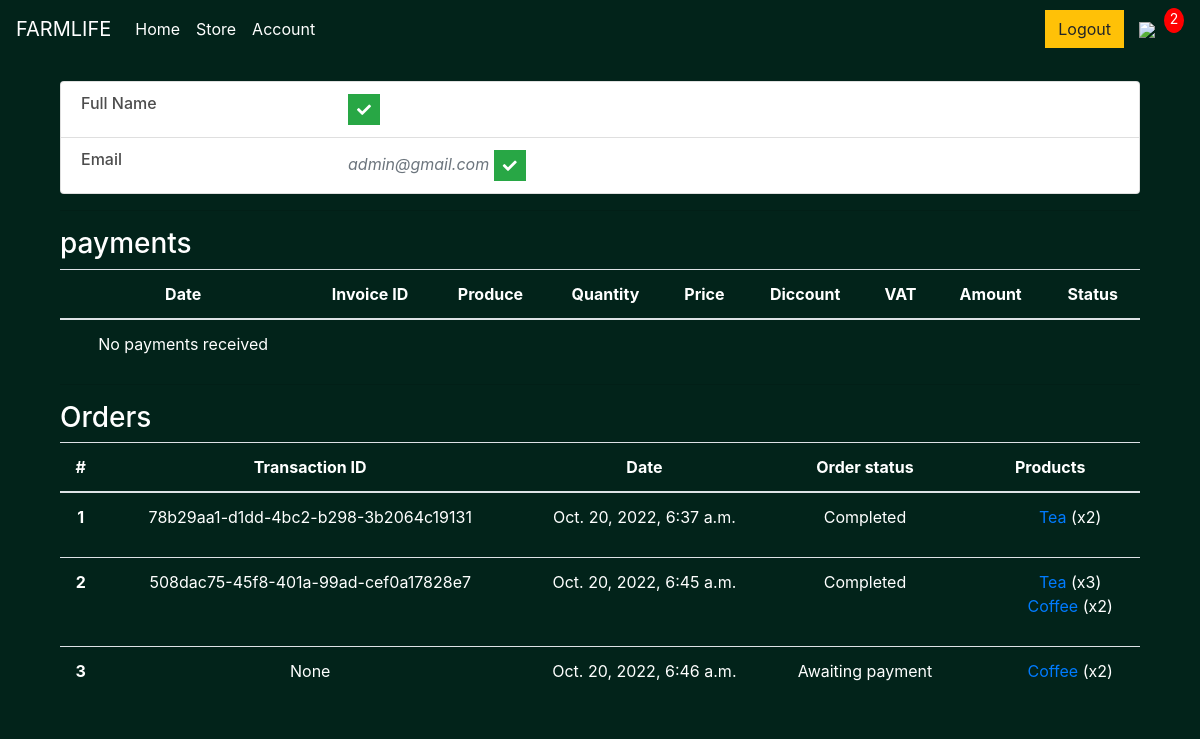
/profile/ (signed in), run on the app's committed database.
### store/models.py (models this page shows, shortened)
class Order(models.Model):
    id = models.AutoField(primary_key=True)
    customer = models.ForeignKey(User, on_delete=models.CASCADE, null=True)
    date_ordered = models.DateTimeField(auto_now_add=True)
    complete = models.BooleanField(default=False)
    transaction_id = models.CharField(max_length=100, null=True)
    paypalTransactionId = models.CharField(max_length=100, null=True)
    @property
    def get_cart_items(self) -> int:
        orderitems = self.orderitem_set.all()
        total = sum([item.quantity for item in orderitems])
        return total
    @property
    def get_items(self):
        return OrderItem.objects.filter(order=self)

class OrderItem(models.Model):
    id = models.AutoField(primary_key=True)
    product = models.ForeignKey(Produce, on_delete=models.CASCADE, null=True)
    order = models.ForeignKey(Order, on_delete=models.CASCADE, null=True)
    quantity = models.IntegerField(default=0, null=True, blank=True)
    date_added = models.DateTimeField(auto_now_add=True)

### efarm/models.py (models this page shows, shortened)
class Produce(models.Model):
    name = models.CharField(max_length=254)
    generic_name = models.CharField(max_length=254)
    farmer = models.ForeignKey(Farmer, on_delete=models.CASCADE)
    price = models.DecimalField(decimal_places=2, max_digits=7)
    quantity = models.DecimalField(decimal_places=2, max_digits=7)
    image = models.ImageField(upload_to='produce', null=True, blank=True)

### store/views.py (the view)
# urls.py: path("profile/", views.profile, name="profile"),
def profile(request):  # /profile
    data = cartData(request)
    cartItems = data["cartItems"]
    order = data["order"]
    items = data["items"]
    user = request.user
    orders = Order.objects.filter(customer=user)
    invoices = Invoice.objects.filter(customer=user)
    print(invoices)
    context = {"items": items, "order": order, "cartItems": cartItems, "user": user, 'orders':orders, 'invoices': invoices,}
    return render(request, "store/profile.html", context)

### store/utils.py (called while the page is built)
def cartData(request):
    if request.user.is_authenticated:
        customer = request.user
        order, created = Order.objects.get_or_create(customer=customer, complete=False)
        items = order.orderitem_set.all()
        cartItems = order.get_cart_items
    else:
        cookieData = cookieCart(request)
        cartItems = cookieData["cartItems"]
        order = cookieData["order"]
        items = cookieData["items"]
    return {"cartItems": cartItems, "order": order, "items": items}

### store/templates/store/profile.html (shortened to what this page needs)
{% extends 'store/main.html' %} {% load static %} {% block content %}
<div class="container align-self-center" style="color: white">
  <div class="main-body align-self-center">
    <ul class="list-group">
      <li class="list-group-item">
        <div class="row">
          <div class="col-sm-3">
            <h6 class="mb-0">Full Name</h6>
          </div>
          <div class="col-sm-9 text-secondary">
            <button id="updPersonalInfo" class="btn btn-sm btn-success">
              <i class="fa fa-check"></i>
            </button>
          </div>
        </div>
      </li>
      <li class="list-group-item">
        <div class="row">
          <div class="col-sm-3">
            <h6 class="mb-0">Email</h6>
          </div>
          <div class="col-sm-9 text-secondary">
            <i id="updEmail" contenteditable="true">{{user.email}}</i>
            <button id="updEmailButton" class="btn btn-sm btn-success">
              <i class="fa fa-check"></i>
            </button>
          </div>
        </div>
      </li>
    </ul>
    <hr />
    <div  style="color:red">
      <h3  style="color: white"> payments </h3>
      <table class="table">
        <thead  style="color: white">
          <tr>
            <th scope="col">Date</th>
            <th scope="col">Invoice ID</th>
            <th scope="col">Produce</th>
            <th scope="col">Quantity</th>
            <th scope="col">Price</th>
            <th scope="col">Diccount</th>
            <th scope="col">VAT</th>
            <th scope="col">Amount</th>
            <th scope="col">Status</th>
          </tr>
        </thead>
        <tbody style="color: white">
          {% for invoice in invoices %}
          <tr>
            <td>{{invoice.date_created}}</td>
            <td>{{invoice.invoice_id}}</td>
            <td>{{invoice.product.name}}</td>
            <td>{{invoice.quantity}}</td>
            <td>{{invoice.price}}</td>
            <td>{{invoice.discount}}</td>
            <td>{{invoice.VAT}}</td>
            <td>{{invoice.get_total}}</td>
            <td>
              {% if order.complete %} Paid {% else %} Pending
              {% endif %}
            </td>
          </tr>
          {% empty %}
          <tr>
            <td>No payments received</td>
          </tr>
          {% endfor %}
        </tbody>
      </table>
    </div>
    <hr>
    <div>
      <h3 style="color: white"> Orders </h3>
      <table class="table">
        <thead>
          <tr style="color: white">
            <th scope="col">#</th>
            <th scope="col">Transaction ID</th>
            <th scope="col">Date</th>
            <th scope="col">Order status</th>
            <th scope="col">Products</th>
          </tr>
        </thead>
        <tbody  style="color: white">
          {% for order in orders %}
          {% if order.get_cart_items > 0 %}
          <tr>
            <th scope="row">{{order.id}}</th>
            <td>{{order.transaction_id}}</td>
            <td>{{order.date_ordered}}</td>
            <td>
              {% if order.complete %} Completed {% else %} Awaiting payment
              {%endif %}
            </td>
            <td>
              <ul style="list-style-type:none;">
                {% for orderitem in order.get_items %}
                <li>
                  <a href="/product/{{orderitem.product.id}}">{{orderitem.product.name}}</a>
                  (x{{orderitem.quantity}})
                </li>
                {% endfor %}
              </ul>
            </td>
          </tr>
          {% endif %}
          {% endfor %}
        </tbody>
      </table>
    </div>
  </div>
</div>
{% endblock content %}

### store/templates/store/main.html (shortened to what this page needs)
<!DOCTYPE html>
{% load static %}
<html>
  <head>
    <link
      rel="stylesheet"
      href="https://pro.fontawesome.com/releases/v5.10.0/css/all.css"
    />
    <link
      rel="stylesheet"
      href="https://stackpath.bootstrapcdn.com/bootstrap/4.4.1/css/bootstrap.min.css"
    />
    <link rel="stylesheet" type="text/css" href="{% static 'css/main.css' %}" />
  </head>
  <body>
    <nav class="navbar navbar-expand-lg navbar-dark bg-success" style="background-color: #02231a !important;">
      <a class="navbar-brand" href="{% url 'blog' %}">FARMLIFE</a>
      <div class="collapse navbar-collapse" id="navbarSupportedContent">
        <ul class="navbar-nav mr-auto">
          <li class="nav-item active">
            <a class="nav-link" href="{% url 'blog' %}">Home</a>
          </li>
          <li class="nav-item active">
            <a class="nav-link" href="{% url 'restaurant' %}">Store</a>
          </li>
          {% if user.is_authenticated %}
          <li class="nav-item active">
            <a class="nav-link" href="/profile">Account</a>
          </li>
          {% endif %}
        </ul>
        <div class="form-inline my-2 my-lg-0">
          {% if user.is_authenticated %}
          <a href="{% url 'logout' %}" class="btn btn-warning">Logout</a>
          {% else %}
          <a href="/login" class="btn btn-warning">Login</a>
          {% endif %}
          <a href="{% url 'cart' %}">
            <img id="cart-icon" src="{% static 'images/cart.png' %}" />
          </a>
          <p id="cart-total">{{order.get_cart_items}}</p>
        </div>
      </div>
    </nav>
    <div class="container">
      <br />
      {% block content %} {% endblock content %}
    </div>
  </body>
</html>

### static/css/main.css (style rules this page uses)
body { background-color: #02231a; }
h1, h2, h3, h4, h5, h6 { color: hsl(0, 0%, 30%); }
#cart-icon { width: 25px; display: inline-block; margin-left: 15px; }
#cart-total { display: block; text-align: center; color: #fff; background-color: red; width: 20px; height: 25px; border-radius: 50%; font-size: 14px; }
.btn { border-radius: 0; }

### store/templates/store/profile.html (style rules this page uses)
th, td { text-align: center; }

### data on the page
Order: get_cart_items "2", id "3", transaction_id "None", date_ordered "Oct. 20, 2022, 6:46 a.m.", complete "Awaiting payment"
Order: id "1", transaction_id "78b29aa1-d1dd-4bc2-b298-3b2064c19131", date_ordered "Oct. 20, 2022, 6:37 a.m.", complete "Completed"
OrderItem: product.name "Tea", quantity "2"
Order: id "2", transaction_id "508dac75-45f8-401a-99ad-cef0a17828e7", date_ordered "Oct. 20, 2022, 6:45 a.m.", complete "Completed"
OrderItem: product.name "Tea", quantity "3"
OrderItem: product.name "Coffee", quantity "2"
OrderItem: product.name "Coffee", quantity "2"

### other printed values
{{ user.email }} "admin@gmail.com"
